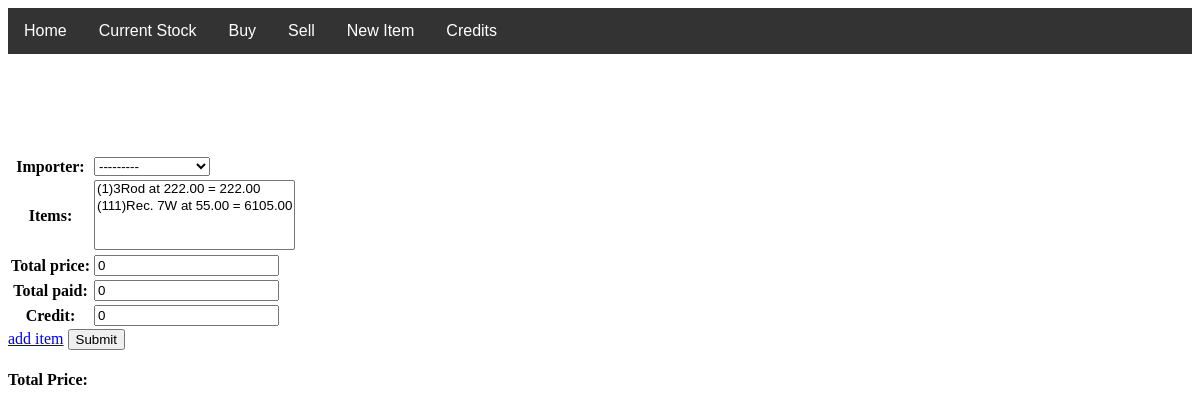
The app's page /buyitems, older data.
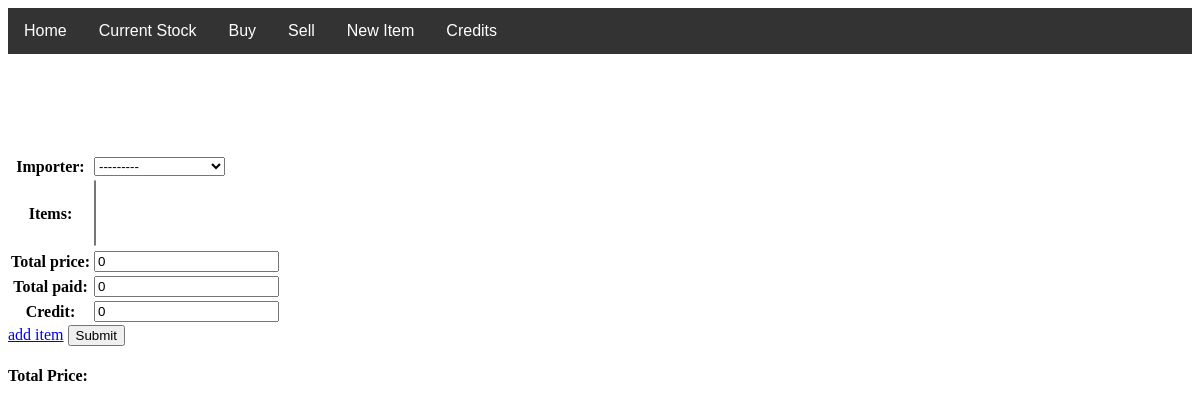
The same page, newer data.
### mainapp/models.py (models this page shows)
class stock_item(models.Model):
    current=models.BooleanField(default=True)
    items=models.ForeignKey(Item, on_delete=models.PROTECT)
    quantity=models.PositiveIntegerField()
    in_price = models.DecimalField(max_digits=8, decimal_places=2)
    total_price = models.DecimalField(max_digits=15, decimal_places=2)
    def __str__(self):
        return "(" + str(self.quantity) + ")" + self.items.model_name + " at "  + str(self.in_price) + " = " + str(self.in_price*self.quantity)

### mainapp/views.py (the view)
# urls.py: path('buyitems', views.buy_item_view, name="buyitems"),
def buy_item_view(request):
    if request.method == 'POST':
        form1=stockTotalForm(request.POST)
        if form1.is_valid():
            for item in (models.stock_item.objects.filter(current=True)):
                item.current=False
                item.items.total_in_quantity += item.quantity
                item.items.quantity += item.quantity
                item.items.save()
                item.save()
                item.items.set_is_stock()
            form1.save()
            last_in = models.stock_total.objects.last()
            account=models.account.objects.first()
            last_importer=last_in.importer
            last_importer.total_amount += last_in.total_price
            last_importer.total_credit +=last_in.credit
            account.expense_out += last_in.total_price
            last_importer.save()
            account.save()
            return redirect('home')
    else:
        form1= stockTotalForm()
    return render(request, 'mainapp/buyitem.html', {'form1':form1 })

### mainapp/forms.py
class stockTotalForm(ModelForm):
    class Meta:
        model = stock_total
        fields = '__all__'
    def __init__(self, *args, **kwargs):
        super(stockTotalForm, self).__init__(*args, **kwargs)
        self.fields['items'].queryset = stock_item.objects.filter(current=True)

### mainapp/models.py (called while the page is built)
    def __str__(self):
        return self.name

### mainapp/templates/mainapp/buyitem.html (shortened to what this page needs)
{% extends "mainapp/base.html" %}
{% block form %}
<form action="" method="post">
    <table>
        {{ form1.as_table }}
    </table>
    <a href="{% url 'additem' %}">add item</a>
    <input type="submit" value="Submit">
</form>
<h4>Total Price:</h4>
{% endblock %}

Row changes from the older to the newer data that the page shows:
no longer on this page (row edited): stock_item: items "(1)3Rod at 222.00 = 222.00 / (111)Rec. 7W at 55.00 = 6105.00"
